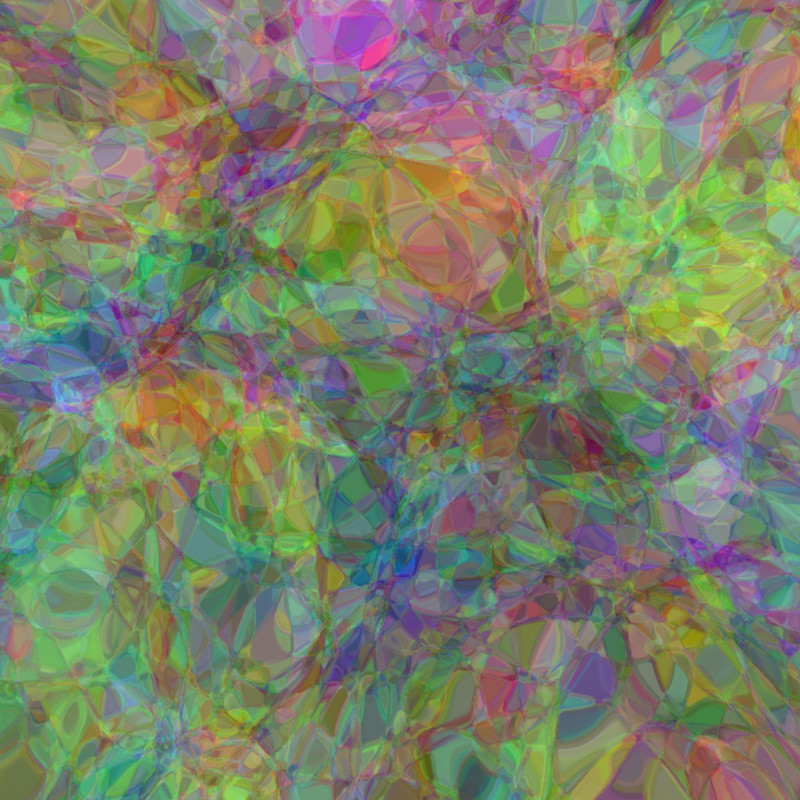
#> input picture .assets/images/expressivity.jpg, 1600 x 1600 px, given in place of rewe.jpg, which was not available (shown at 1/2 size)
$ python compressed_sensing.py
#> lines starting #> are read from the running program, lines starting #| are printed output that depends on the picture; pictures that were not available may be replaced by others from this repository, and a replacement may not be noted
import argparse
from pathlib import Path

import matplotlib.pyplot as plt
import numpy as np
from PIL import Image
from skimage.restoration import denoise_tv_chambolle

BASE_DIR = Path(__file__).parent
RESULTS_DIR = BASE_DIR / "../../results"

parser = argparse.ArgumentParser()
parser.add_argument("--book", action="store_true")
parser.add_argument("--animate", action="store_true")
args = parser.parse_args()

# ---------------------- settings ----------------------
SAMPLE_RATE = 0.25  # fraction of k-space coefficients to keep
N_ITER = 300
TV_WEIGHT = 0.5
IMG_SIZE = 256
SEED = 0

# ------------------------ data ------------------------
rng = np.random.default_rng(SEED)
img = Image.open(BASE_DIR / "../../data/images/rewe.jpg").convert("L")
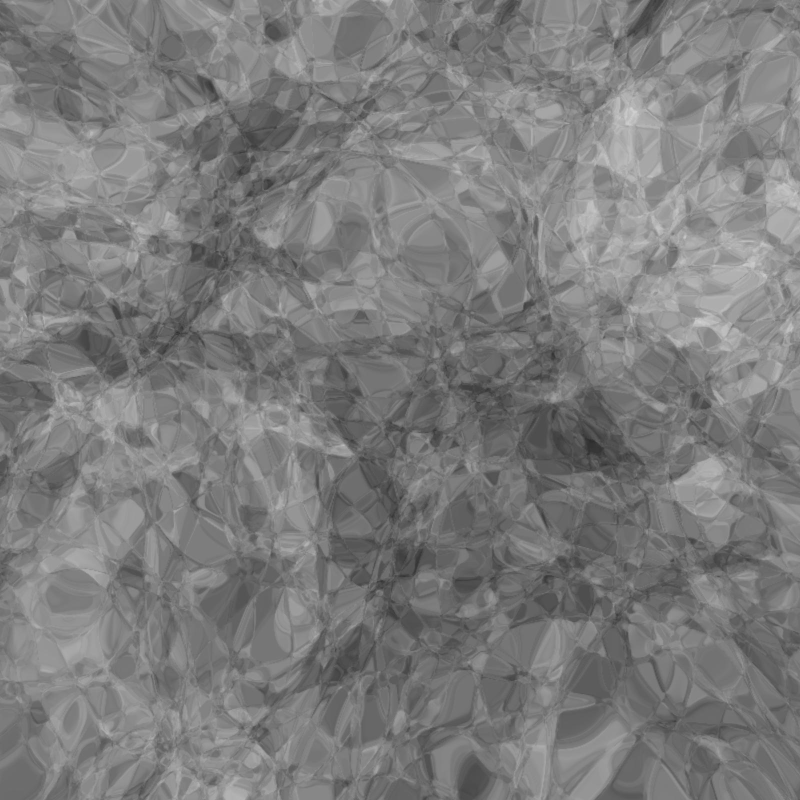
#> img: PIL image 1600x1600 L (shown at 1/2 size); min 43, max 210, mean 124.2
img = img.resize((IMG_SIZE, IMG_SIZE), Image.LANCZOS)
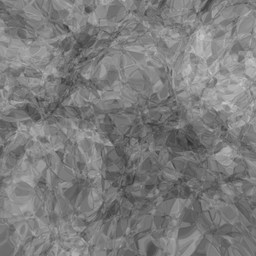
#> img: PIL image 256x256 L; min 45, max 201, mean 124.2
x_true = np.array(img, dtype=float)

# random binary mask selects SAMPLE_RATE fraction of Fourier coefficients
mask = rng.random((IMG_SIZE, IMG_SIZE)) < SAMPLE_RATE
y = mask * np.fft.fft2(x_true)

# zero-filled inverse FFT: naive baseline with aliasing artifacts
x_zero = np.fft.ifft2(y).real
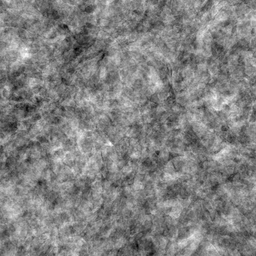
#> x_zero: shape (256, 256) float64; min -30.52, max 29.83, mean 0; drawn with min black and max white

# -------------------- reconstruction ------------------
# ISTA: gradient step on data fidelity + TV proximal operator
# data fidelity: (1/2) ||mask * F(x) - y||^2, Lipschitz constant L=1
x = x_zero.copy()
for _ in range(N_ITER):
    grad = np.fft.ifft2(mask * (np.fft.fft2(x) - y)).real
    x = denoise_tv_chambolle(x - grad, weight=TV_WEIGHT)
#> this loop made 300 passes
#> pass 1, `grad = np.fft.ifft2(mask * (np.fft.fft2(x) - y)).real`:
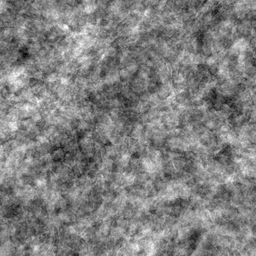
#> grad: shape (256, 256) float64; min -11.38, max 11.28, mean 1.73e-18; drawn with min black and max white
#> after the loop:
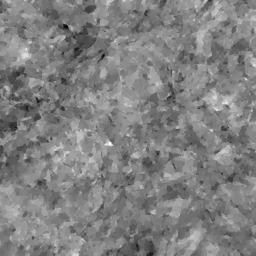
#> x: shape (256, 256) float64; min -63.64, max 62.37, mean 0; drawn with min black and max white

x_cs = np.clip(x, 0, 255)
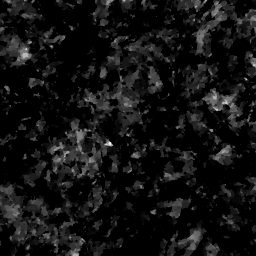
#> x_cs: shape (256, 256) float64; min 0, max 62.37, mean 4.6; drawn with min black and max white

# ------------------- postprocessing -------------------
fig, axes = plt.subplots(1, 3, figsize=(12, 4))

axes[0].imshow(x_true, cmap="gray", vmin=0, vmax=255)
axes[0].axis("off")

axes[1].imshow(x_zero, cmap="gray", vmin=0, vmax=255)
axes[1].axis("off")

axes[2].imshow(x_cs, cmap="gray", vmin=0, vmax=255)
axes[2].axis("off")

plt.tight_layout()

if args.book:
    RESULTS_DIR.mkdir(parents=True, exist_ok=True)
    fig.savefig(RESULTS_DIR / "compressed_sensing.pdf")
    plt.close()
else:
    plt.show()
